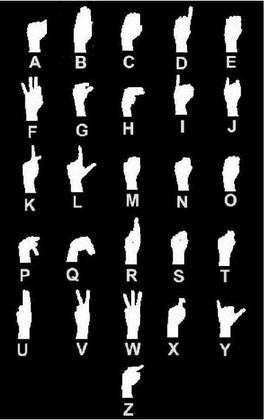
%> input picture template/template_bw.jpg, 265 x 420 px, shrunk from 384 x 608 before the run
$ octave templateProg.m   (GNU Octave 9; MATLAB toolbox functions it lacks are replaced by stand-ins)
%> lines starting %> are read from the running program, lines starting %| are printed output that depends on the picture
%> further down, img1 is the input picture: size 420x265x3 uint8; min 0, max 255, mean 34.7
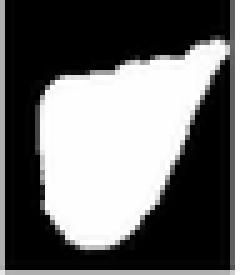
%> input picture target_images/a_crop.PNG, 48 x 55 px, shrunk from 70 x 80 before the run (shown 5 times larger)
%> further down, img2 is the input picture: size 55x48x3 uint8; min 0, max 255, mean 107.5
### tmc.m
function result1=tmc(Target_image,Template_image)

if size(Target_image,3)==3
    Target_image=rgb2gray(Target_image);
end
if size(Template_image,3)==3
    Template_image=rgb2gray(Template_image);
end

[r1,c1]=size(Target_image);
%> r1 = 420; c1 = 265
[r2,c2]=size(Template_image);
%> r2 = 55; c2 = 48

% calculate the mean of the template
image22=mean(Template_image);
%> image22 = 48 values, max 255 at index 48, min 3.25 at index 2, mean 107.5

% cross-correlate target and template images
corrMat=[];
for i=1:(r1-r2+1)
     for j=1:(c1-c2+1)
         N_image=Target_image(i:i+r2-1,j:j+c2-1);
         N_image=N_image-mean(mean(N_image));
         corr=sum(sum(N_image .* image22));
         corrMat(i,j)=corr;
     end
end
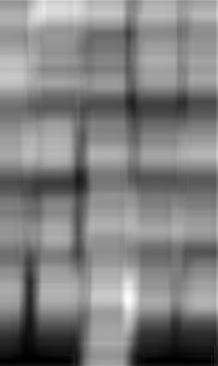
%> corrMat: size 366x218 double; min 0, max 219972, mean 110716.1; drawn with min black and max white

%> the run ends on the next line
result1=plotbox(Target_image,Template_image,corrMat);

### templateProg.m
close all
clear all

% read the input image
img1=imread('template/template_bw.jpg');

% read the traget template Image
img2=imread('target_images/a_crop.PNG');

% apply templete matching algorithm
result2=tmc(img1,img2);
